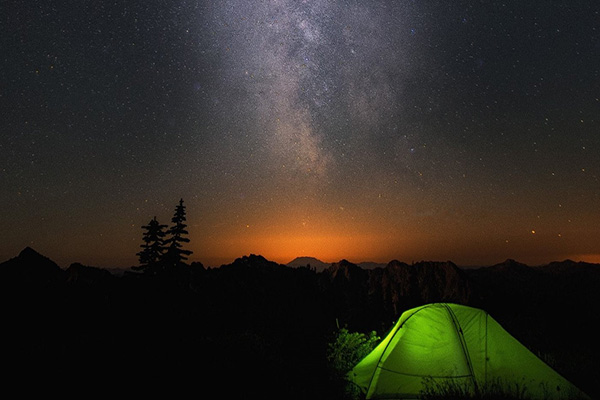
#> input picture 01a.jpg, 600 x 400 px
$ python '033 DoG Operator(2).py'
#> lines starting #> are read from the running program, lines starting #| are printed output that depends on the picture
import cv2 as cv
import numpy as np

src = cv.imread("01a.jpg",0)
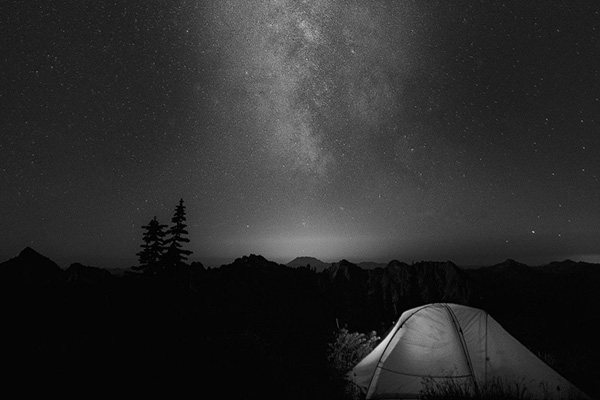
#> src: shape (400, 600); min 0, max 223, mean 43.5
cv.imshow("input", src)

dst1 = cv.GaussianBlur(src, (5, 5), sigmaX=1.8 * 2.3)
dst2 = cv.GaussianBlur(src, (5, 5), sigmaX=2.5)
dst = dst1 - dst2
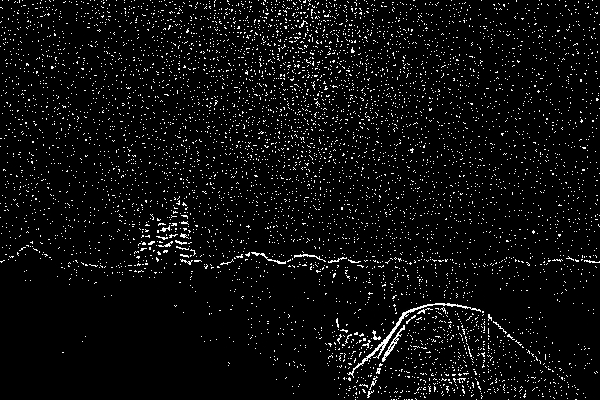
#> dst: shape (400, 600); min 0, max 255, mean 12.4
cv.imshow("gaussian sigmax1", dst1)
cv.imshow("gaussian sigmax2", dst2)
cv.imshow("DOG", dst)

cv.waitKey(0)
cv.destroyAllWindows()

$ run again, with 04.jpg copied over 01a.jpg
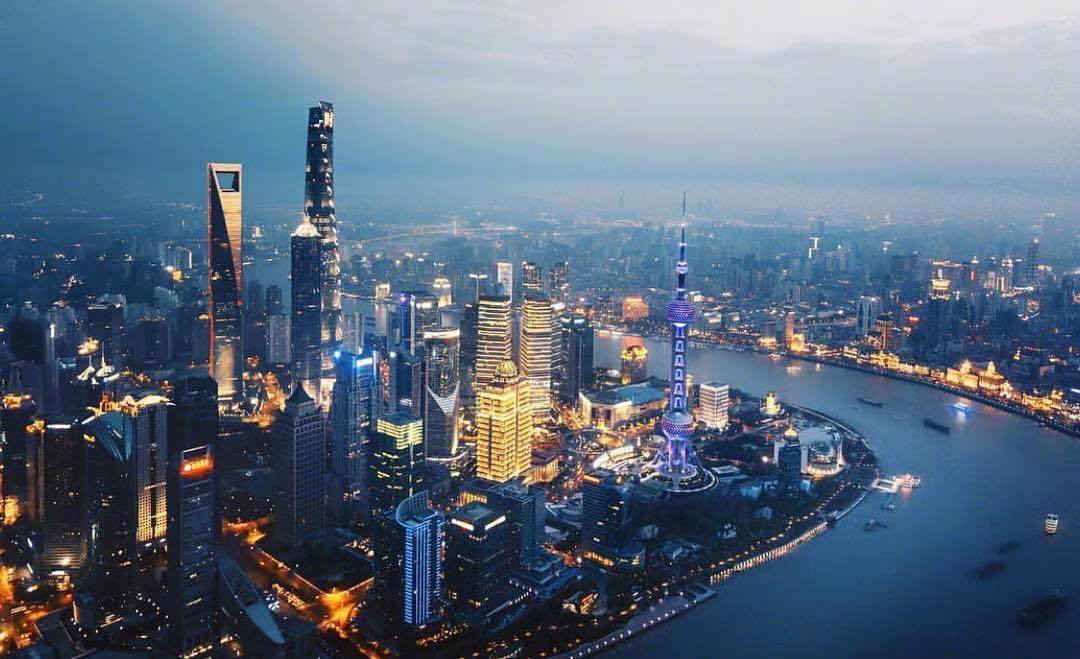
#> input picture 04.jpg, 1080 x 659 px
#> `src = cv.imread("01a.jpg",0)`:
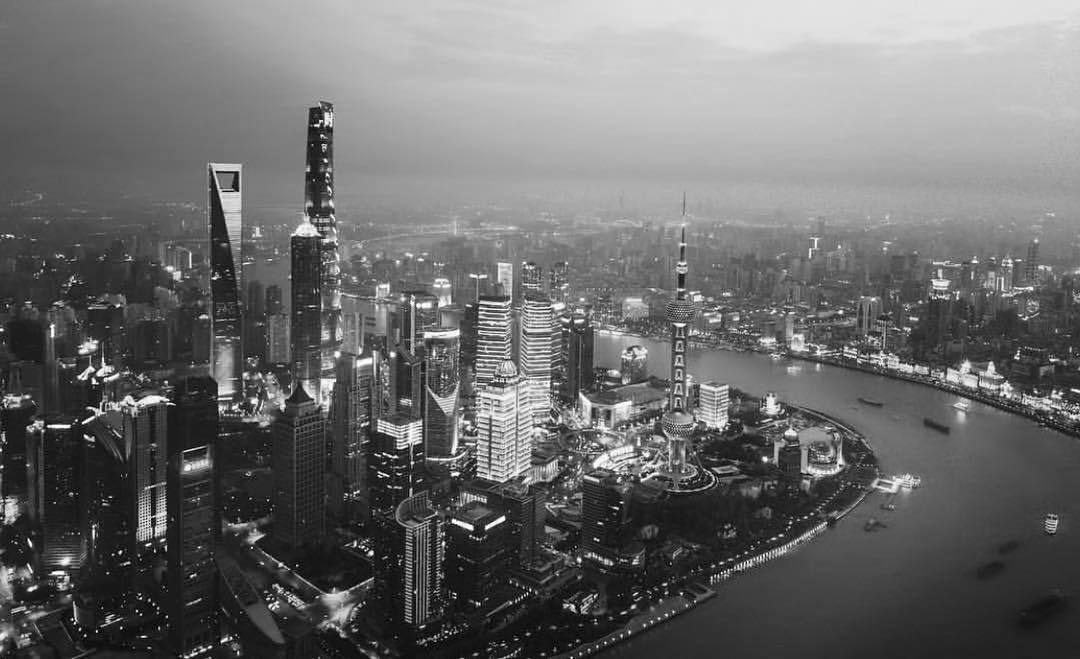
#> src: shape (659, 1080); min 0, max 255, mean 107.7
#> `dst = dst1 - dst2`:
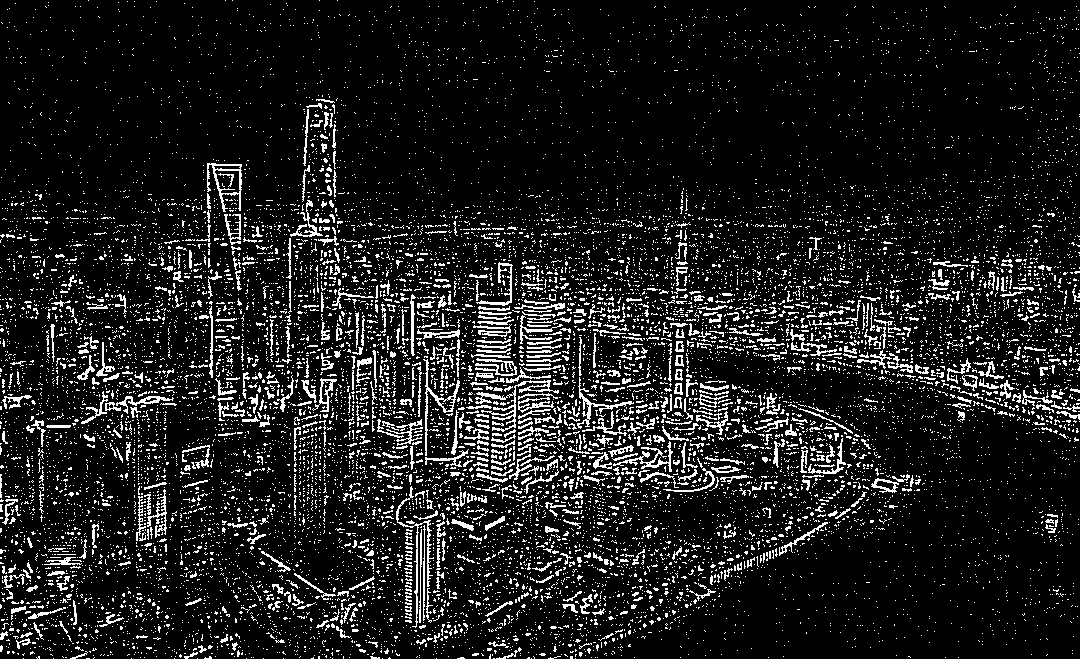
#> dst: shape (659, 1080); min 0, max 255, mean 28.1
